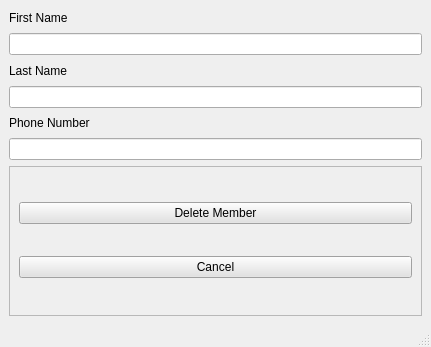
<?xml version="1.0" encoding="UTF-8"?>
<ui version="4.0">
 <class>deletemember</class>
 <widget class="QMainWindow" name="deletemember">
  <property name="geometry">
   <rect>
    <x>0</x>
    <y>0</y>
    <width>431</width>
    <height>347</height>
   </rect>
  </property>
  <property name="windowTitle">
   <string>MainWindow</string>
  </property>
  <widget class="QWidget" name="centralwidget">
   <layout class="QVBoxLayout" name="verticalLayout">
    <item>
     <layout class="QGridLayout" name="gridLayout_3">
      <item row="3" column="0">
       <widget class="QLineEdit" name="lineEdit_7"/>
      </item>
      <item row="1" column="0">
       <widget class="QLineEdit" name="lineEdit_6"/>
      </item>
      <item row="9" column="0">
       <widget class="QLineEdit" name="lineEdit_5"/>
      </item>
      <item row="8" column="0">
       <widget class="QLabel" name="label_9">
        <property name="styleSheet">
         <string notr="true">QLabel{
	font: 600 14pt &quot;Zilla Slab SemiBold&quot;;
	color: rgb(0, 0, 0);
}</string>
        </property>
        <property name="text">
         <string>Phone Number</string>
        </property>
       </widget>
      </item>
      <item row="0" column="0">
       <widget class="QLabel" name="label_8">
        <property name="styleSheet">
         <string notr="true">QLabel{
	font: 600 14pt &quot;Zilla Slab SemiBold&quot;;
	color: rgb(0, 0, 0);
}</string>
        </property>
        <property name="text">
         <string>First Name</string>
        </property>
       </widget>
      </item>
      <item row="2" column="0">
       <widget class="QLabel" name="label_6">
        <property name="styleSheet">
         <string notr="true">QLabel{
	font: 600 14pt &quot;Zilla Slab SemiBold&quot;;
	color: rgb(0, 0, 0);
}</string>
        </property>
        <property name="text">
         <string>Last Name</string>
        </property>
       </widget>
      </item>
     </layout>
    </item>
    <item>
     <widget class="QFrame" name="frame">
      <property name="frameShape">
       <enum>QFrame::StyledPanel</enum>
      </property>
      <property name="frameShadow">
       <enum>QFrame::Raised</enum>
      </property>
      <layout class="QGridLayout" name="gridLayout_4">
       <item row="3" column="0">
        <widget class="QPushButton" name="pushButton_4">
         <property name="styleSheet">
          <string notr="true">QPushButton{
	background-color: rgb(226, 226, 226);
	color: rgb(0, 0, 0);
	font: 700 11pt &quot;Segoe UI&quot;;
}</string>
         </property>
         <property name="text">
          <string>Cancel</string>
         </property>
        </widget>
       </item>
       <item row="2" column="0">
        <widget class="QPushButton" name="pushButton_3">
         <property name="styleSheet">
          <string notr="true">QPushButton{
	background-color: rgb(226, 226, 226);
	color: rgb(0, 0, 0);
	font: 700 11pt &quot;Segoe UI&quot;;
}</string>
         </property>
         <property name="text">
          <string>Delete Member</string>
         </property>
        </widget>
       </item>
      </layout>
     </widget>
    </item>
   </layout>
  </widget>
  <widget class="QMenuBar" name="menubar">
   <property name="geometry">
    <rect>
     <x>0</x>
     <y>0</y>
     <width>431</width>
     <height>21</height>
    </rect>
   </property>
  </widget>
  <widget class="QStatusBar" name="statusbar"/>
 </widget>
 <resources/>
 <connections/>
</ui>
